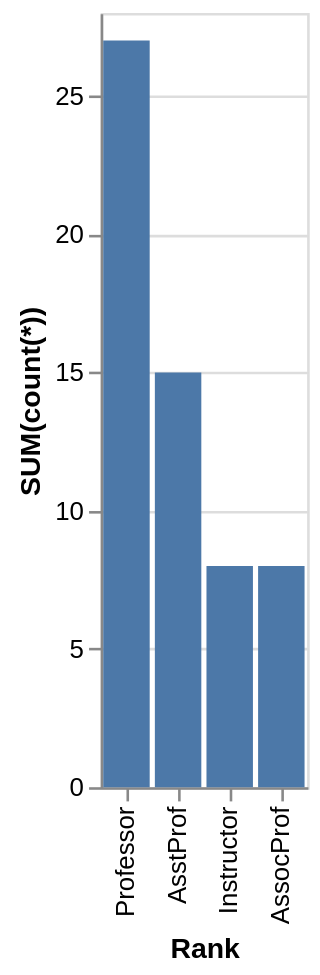

Vega-Lite specification for this chart:
### Vega-Lite specification from a JSON file in a GitHub repository (floating-point values rounded to 4 significant figures)
{"data": {"values": [{"x_data": "Professor", "y_data": 27}, {"x_data": "AsstProf", "y_data": 15}, {"x_data": "Instructor", "y_data": 8}, {"x_data": "AssocProf", "y_data": 8}]}, "mark": "bar", "encoding": {"x": {"field": "x_data", "type": "nominal", "title": "Rank", "sort": {"op": "sum", "field": "y_data", "order": "descending"}}, "y": {"field": "y_data", "type": "quantitative", "title": "SUM(count(*))"}}}
